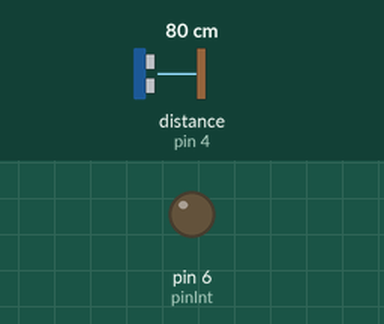
Recording of a sketch running on a simulated Arduino Uno, built with avr-gcc and run on an emulated ATmega328P. On the bench: output pins drawn as LEDs (lit = HIGH). Wiring (inferred from the names in the program): ultrasonic range finder: trigger pin 3; echo pin 4. The test bench sets the inputs (shaded band); at power-on: distance to the obstacle (sensor on pin 4) 80 cm. The echo pulse lasts 58.3 µs per cm; pins used as bus, display or sensor lines are not drawn.

Above: at 1.2 s.
1.3 s: distance to the obstacle (sensor on pin 4) set to 12 cm
2.8 s: distance to the obstacle (sensor on pin 4) set to 9 cm
At 3.7 s:
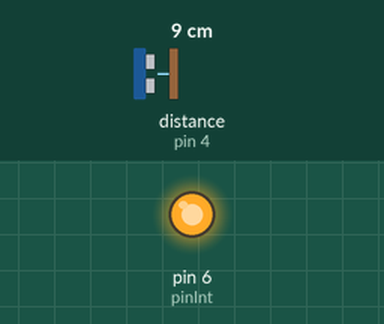
6.0 s: distance to the obstacle (sensor on pin 4) set to 18 cm
At 7.2 s:
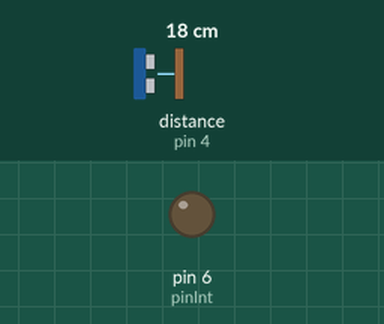
7.5 s: distance to the obstacle (sensor on pin 4) set to 2 cm
At 8.7 s:
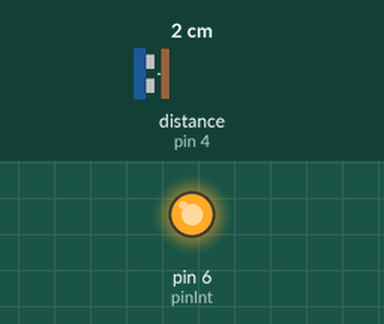
Timing chart, 0 to 10.0 s (numbered marks = the images above; inputs shaded):
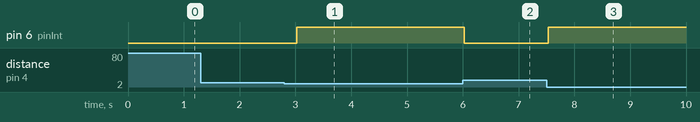

The sketch:

integration.ino
```cpp
/*
   Comportement de l'arduino comprenant la gestion des moteurs, du
   (ou des) capteur(s) ultrason (US), et des roues codeuse

   Reste à faire :
      * Gestion des moteurs
      * Définition de ce qu'il y aura dans dataIn et dans dataOut
      * Gestion des roues codeuses
      * Définition des pins qui restent à faire
      * Gestion de l'arrêt d'urgence (interruption ?)

   A vérifier avant d'utiliser (sans compter la RPi) :
      * L'assignation des pins
      * L'adresse de l'arduino
      * Le délai de loop()
      * Le nombre de bytes à envoyer lors de Wire.write()

   created 2014/10/16
   by Louis Defauw & Alexis Paques
*/

#include <Wire.h>

// Pour l'écriture de données sur l'I2C (write data)
const int lengthOut = 1; // nombre de bytes à envoyer à la RPi
byte dataOut[lengthOut]; // tableau des bytes à envoyer
// dataOut[0] = distance mesurée aux US
// ...

// Pour la lecture de données sur l'I2C (read data)
byte* dataInPtr = NULL; // Pointeur vers le tableau dataIn[]

// Définition des pins :
// ! Ne pas utiliser les pins A4 et A5 (car I2C)
const int pinInt = 6; // Interruption vers la RPi
const int pinUSvcc = 2; // Capteur US : vcc (directement sur du 5V sinon)
const int pinUStrig = 3; // Capteur US : triger
const int pinUSecho = 4; // Capteur US : echo
const int pinUSgnd = 5; // Capteur US : gnd (directement sur GND sinon)

void setup() {
  // Initialize pins
  pinMode (pinInt,OUTPUT);
  pinMode (pinUSvcc,OUTPUT);
  pinMode (pinUStrig,OUTPUT);
  pinMode (pinUSecho,INPUT);
  pinMode (pinUSgnd,OUTPUT);

  // Initialize I2C
  Wire.begin(9); // join i2c bus with address #9
  Wire.onRequest(requestEvent); // register event
  Wire.onReceive(receiveEvent);  // receive event

  // Initialize serial communication
  Serial.begin(9600);
}


void loop(){
  /* Gestion du capteur US */
  long duration;

  // US Sensor triggered by a HIGH pulse (au moins 2 ms)
  digitalWrite(pinUStrig, LOW); // short LOW pulse beforehand to ensure a clean HIGH pulse
  delayMicroseconds(2);
  digitalWrite(pinUStrig, HIGH);
  delayMicroseconds(5);
  digitalWrite(pinUStrig, LOW);

  // The same pin is used to read the signal from the US Sensor: a HIGH
  // pulse whose duration is the time (in microseconds) from the sending
  // of the ping to the reception of its echo off of an object.
  duration = pulseIn(pinUSecho, HIGH);

  // Convert the time into a distance
  dataOut[0] = (byte) microsecondsToCentimeters(duration);
  // Interruption pour la RPi ?
  if(dataOut[0] < 10){
    digitalWrite(pinInt, HIGH);
    // Il faut aussi arrêter les moteurs !
  }
  else{
    digitalWrite(pinInt, LOW);
  }

  // Print pour debug
 // Serial.print(dataOut[0]);
 // Serial.print(" cm, ");


  /* Gestion des roues codeuses */


  // Délai avant de recommencer
  delay(500); // délai à regler !
}

long microsecondsToCentimeters(long microseconds){
  // The speed of sound is 340 m/s or 29 microseconds per centimeter.
  // The ping travels out and back, so to find the distance of the
  // object we take half of the distance travelled.
  return microseconds / 29 / 2;
}

void requestEvent(){
  Wire.write(dataOut,lengthOut); // Définir le nombre de bytes !
  Serial.print("requestEvent");
}

void receiveEvent(int numBytes){
  byte dataIn[numBytes];
  for(int i = 0; i < numBytes; i++){
    dataIn[i] = Wire.read();
  }
  Serial.print("receiveEvent");
  dataInPtr = &dataIn[0]; // Assignation du pointeur vers dataIn[0]
  doWhatMasterWant(dataInPtr, numBytes); // Principalement (uniquement ?)
                                         // la gestion des moteurs
}

void doWhatMasterWant(byte* dataIn, int numBytes){
  /* Gestion des moteurs */
  // Directement en fonction de dataIn sauf si arret d'urgence

  // Utiliser la fonction analogWrite(pin, value) :
  //     value [0;255]
  //     duty cycle (DC) de la PWM : DC*256 - 1
  // http://arduino.cc/en/Reference/analogWrite

  // Je propose que le premier byte donne l'action et le second les infos pour
  // Sinon, on n'envoie jamais qu'un byte pour les moteurs et c'est tout.
  // Pour les moteurs, 4 états et codés sur 2 bits. (Alexis)
  //    => Pour moi on peut envoyer plus qu'un byte si besoin, ca posera pas
  //       de problème. (Louis)
  for(int i = 0; i < numBytes; i++){
    Serial.print(*dataIn);
    dataIn + 1;
  }

  /* Have to test it*/
  // utiliser bitRead(byte, bit)
  // http://arduino.cc/en/Reference/BitRead

}
```

Measured:
- the behaviour switches between 11 and 10 cm on distance to the obstacle (sensor on pin 4) (found by bisection; images 0 and 1)
- after the input at 1.3 s, every drawn part: stays the same
- after the input at 2.8 s, pin 6 (pinInt): LOW → HIGH after 0.22 s
- after the input at 6.0 s, pin 6 (pinInt): HIGH → LOW at once
- after the input at 7.5 s, pin 6 (pinInt): LOW → HIGH at once
